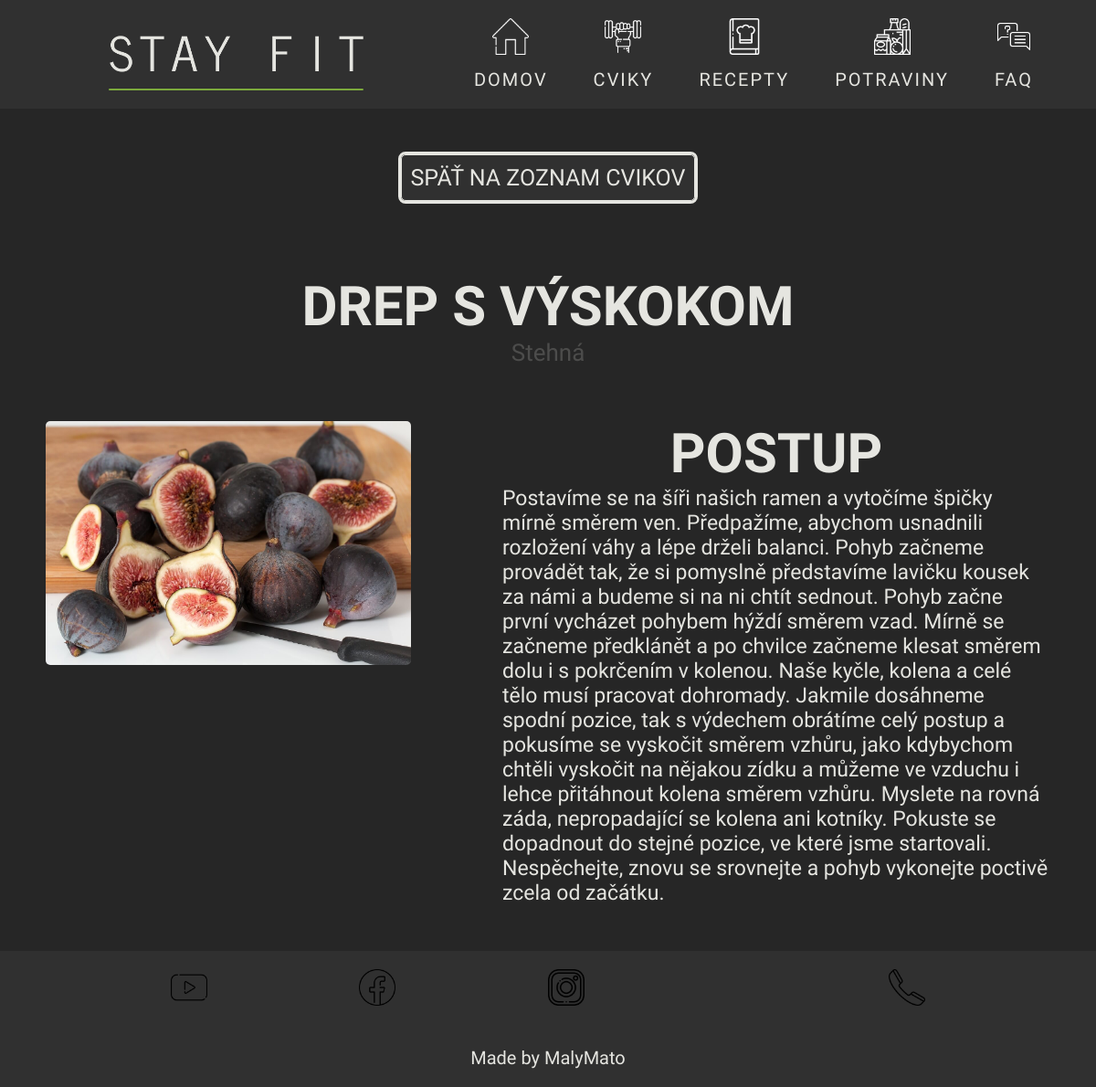
The page /cvik.php?id=3 on the database its author committed.
### tables this page shows
CREATE TABLE IF NOT EXISTS `cviky` (
  `IDcvik` int(11) NOT NULL AUTO_INCREMENT,
  `cvik` varchar(50) NOT NULL,
  `postup` text NOT NULL,
  `IDsval` int(11) NOT NULL,
  `IDvybavenie` int(11) NOT NULL,
  PRIMARY KEY (`IDcvik`),
  KEY `IDsval` (`IDsval`),
  KEY `IDvybavenie` (`IDvybavenie`)
);

CREATE TABLE IF NOT EXISTS `svaly` (
  `IDsval` int(11) NOT NULL AUTO_INCREMENT,
  `sval` varchar(50) NOT NULL,
  PRIMARY KEY (`IDsval`)
);

### cvik.php (the view, shortened to what this page needs)
<!DOCTYPE html>
<html lang="en">
<?php
require_once("./php/db.php");
$id = $_GET["id"] ?? null;
$sql = "SELECT * FROM cviky
        JOIN vybavenia ON vybavenia.IDvybavenie = cviky.IDvybavenie
        JOIN svaly ON svaly.IDsval = cviky.IDsval
        WHERE cviky.IDcvik = $id";
$stmt = $conn->prepare($sql);
$stmt->execute();
$result = $stmt->fetchAll(PDO::FETCH_ASSOC);
foreach ($result as $i) {
  $nazovCviku = $i['cvik'];
  $sval = $i["sval"];
  $postup = $i["postup"];
}
?>
<head>
  <link rel="stylesheet" href="./styles/potravina-header.css" />
  <link rel="stylesheet" href="./styles/layout.css">
  <link rel="stylesheet" href="./styles/cvik.css">
  <link rel="stylesheet" href="./styles/small-footer.css">
</head>
<body>
  <?php include_once "./components/small-header.php" ?>
  <main class="cvik">
    <div class="content-wrapper">
      <div class="content-header">
        <div class="back-button">
          <a href="cviky.php">SPÄŤ NA ZOZNAM CVIKOV</a>
        </div>
        <div class="content-start">
          <div class="name">
            <h1><?php echo $nazovCviku; ?></h1>
            <span class="type"><?php echo $sval; ?></span>
          </div>
        </div>
      </div>
      <div class="cvik-wrapper">
        <div class="basic-info">
          <div class="photo">
            <img src="./media/fig-potravina.jpg" alt="" />
          </div>
        </div>
        <div class="extended-info">
          <div class="name">
            <h1>POSTUP</h1>
          </div>
          <p><?php echo $postup ?></p>
        </div>
      </div>
    </div>
  </main>
  <?php require_once "./components/small-footer.php" ?>
</body>
</html>

### styles/layout.css (style rules this page uses)
* { box-sizing: border-box; font-family: "News Cycle", sans-serif; margin: 0; padding: 0; }
body { display: grid; grid-template-rows: auto 1fr auto; font-size: 2rem; font-weight: 500; background-color: #262626; scroll-behavior: smooth; width: 100%; height: 100%; overflow-x: hidden; }
.btn, .back-button, .submit-button { cursor: pointer; outline: solid #e5e5e0; text-transform: uppercase; border-radius: 5px; }
.back-button { text-decoration: none; display: flex; justify-content: center; align-items: center; transition: 0.5s; background-color: #303030; padding: 2rem; gap: 2rem; }
html { font-size: 10px; }
html h1 { font-size: 4rem; }
html p { font-size: 2.3rem; }
@media (min-width: 601px) { html { font-size: 7px; } }
@media (min-width: 800px) { html { font-size: 8px; } }
@media (min-width: 1000px) { html { font-size: 9px; } }
@media (min-width: 1200px) { html { font-size: 10px; } }

### styles/cvik.css (style rules this page uses)
.cvik { padding: 5rem 1rem; }
.cvik .content-wrapper { display: flex; justify-content: center; align-items: center; gap: 6rem; flex-direction: column; }
.cvik .content-wrapper .content-header { display: flex; flex-direction: column; justify-content: center; align-items: center; gap: 8rem; }
.cvik .content-wrapper .content-header .back-button { border: 1px solid #e5e5e0; border-radius: 5px; text-align: center; padding: 1rem; transition: 0.5s; max-width: 400px; color: ror; }
.cvik .content-wrapper .content-header .back-button a { text-decoration: none; color: #e5e5e0; font-size: 2.5rem; color: li; }
.cvik .content-wrapper .content-header .content-start { display: flex; flex-direction: column; justify-content: center; align-items: center; gap: 4rem; }
.cvik .content-wrapper .content-header .content-start .name { text-align: center; display: flex; flex-direction: column; justify-content: center; align-items: center; }
.cvik .content-wrapper .content-header .content-start .name h1 { color: #e5e5e0; text-transform: uppercase; font-size: 6rem; }
.cvik .content-wrapper .content-header .content-start .type { color: #e5e5e0; opacity: 20%; font-size: 2.6rem; }
.cvik .content-wrapper .cvik-wrapper { width: 100%; display: flex; justify-content: center; flex-direction: column; align-items: center; gap: 10rem; }
.cvik .content-wrapper .cvik-wrapper .basic-info { display: flex; flex-direction: column; justify-content: center; align-items: center; gap: 3rem; max-width: 600px; }
.cvik .content-wrapper .cvik-wrapper .basic-info .photo img { border-radius: 5px; width: 100%; }
.cvik .content-wrapper .cvik-wrapper .extended-info { max-width: 600px; }
.cvik .content-wrapper .cvik-wrapper .extended-info .name h1 { color: #e5e5e0; font-size: 6rem; text-align: center; }
.cvik .content-wrapper .cvik-wrapper .extended-info p { color: #e5e5e0; }
@media (min-width: 1200px) { .cvik .content-wrapper .cvik-wrapper { flex-direction: row; justify-content: space-evenly; align-items: flex-start; } }
@media (min-width: 1200px) { .cvik { padding: 5rem; } }

### rows shown on the page
cviky: cvik "DREP S VÝSKOKOM", IDsval.sval "Stehná", postup "Postavíme se na šíři našich ramen a vytočíme špičky mírně směrem ven. Předpažíme, abychom usnadnili rozložení váhy a lépe drželi balanci. Pohyb začneme provádět tak, že si pomyslně představíme lavičku kousek za námi a budeme si na ni chtít sednout. Pohyb začne první vycházet pohybem hýždí směrem vzad. Mírně se začneme předklánět a po chvilce začneme klesat směrem dolu i s pokrčením v kolenou. Naše kyčle, kolena a celé tělo musí pracovat dohromady. Jakmile dosáhneme spodní pozice, tak s výdechem obrátíme celý postup a pokusíme se vyskočit směrem vzhůru, jako kdybychom chtěli vyskočit na nějakou zídku a můžeme ve vzduchu i lehce přitáhnout kolena směrem vzhůru. Myslete na rovná záda,…"
